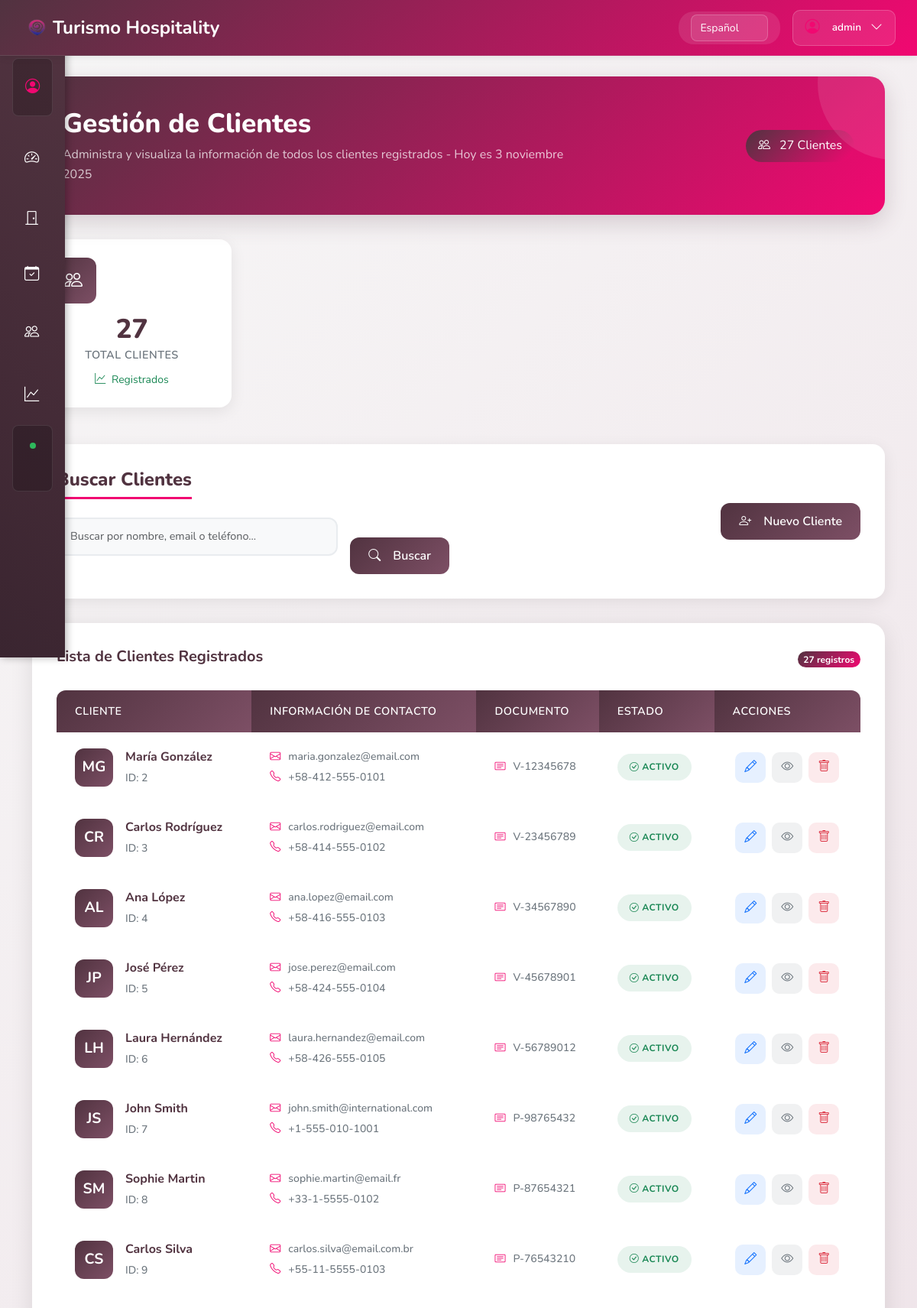
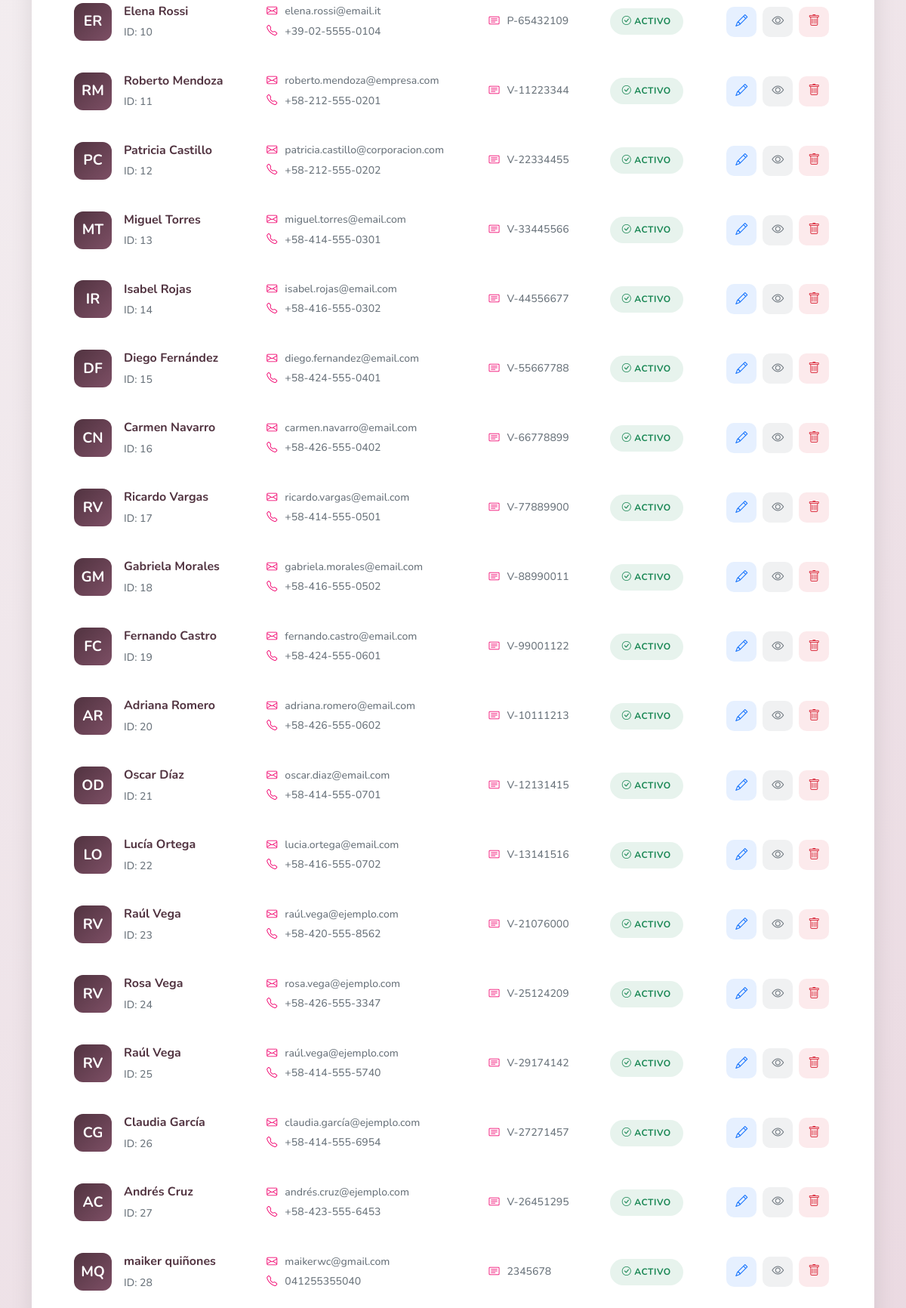
The app's page /es/lista_cliente/ (signed in, upper part) with its own data (2 pictures, top to bottom).
### myapp/models.py (models this page shows, shortened)
class Cliente(models.Model):  # Cambiado a Cliente (singular)
    nombre = models.CharField(max_length=50)
    apellido = models.CharField(max_length=50)
    cedula = models.CharField(max_length=20, unique=True)
    telefono = models.CharField(max_length=15)
    email = models.EmailField(blank=True, null=True)
    class Meta:
        verbose_name = 'Cliente'
        verbose_name_plural = 'Clientes'

### myapp/views.py (the view)
# urls.py: path('lista_cliente/', views.lista_cliente, name='lista_cliente'),
def lista_cliente(request):
    clientes = Cliente.objects.all()
    context = {
        'clientes': clientes,
    }
    return render(request, 'myapp/lista_clientes.html', context)

### myapp/templates/myapp/lista_clientes.html (shortened to what this page needs)
{% load i18n %}
{% load static %}
<!DOCTYPE html>
<html lang="es">
<head>
    <link href="https://cdn.jsdelivr.net/npm/bootstrap@5.3.3/dist/css/bootstrap.min.css" rel="stylesheet">
    <link rel="stylesheet" href="{% static 'css/custom.css' %}">
    <link rel="stylesheet" href="https://cdn.jsdelivr.net/npm/bootstrap-icons@1.11.3/font/bootstrap-icons.min.css">
</head>
<body class="dashboard-main">
    {% include 'includes/navbar.html' %}
    {% include 'includes/sidebar.html' %}
    <main class="container-fluid py-4" style="margin-top: 76px;">
        <div class="container">
            <div class="welcome-banner">
                <div class="row align-items-center">
                    <div class="col-md-8">
                        <h2>{% trans "Gestión de Clientes" %}</h2>
                        <p class="mb-0 opacity-75">{% trans "Administra y visualiza la información de todos los clientes registrados - Hoy es" %} {% now "j F Y" %}</p>
                    </div>
                    <div class="col-md-4 text-end">
                        <div class="bg-primary bg-opacity-20 rounded-pill px-3 py-2 d-inline-block">
                            <i class="bi bi-people me-2"></i>
                            <span>{{ clientes|length }} {% trans "Clientes" %}</span>
                        </div>
                    </div>
                </div>
            </div>
            <div class="row g-4 mb-5">
                <div class="col-xl-3 col-md-6">
                    <div class="stat-card">
                        <div class="stat-icon primary">
                            <i class="bi bi-people"></i>
                        </div>
                        <div class="stat-number">{{ clientes|length }}</div>
                        <div class="stat-label">{% trans "Total Clientes" %}</div>
                        <div class="mt-2">
                            <small class="text-success">
                                <i class="bi bi-graph-up me-1"></i>
                                {% trans "Registrados" %}
                            </small>
                        </div>
                    </div>
                </div>
            </div>
            <div class="actions-card">
                <div class="row align-items-center">
                    <div class="col-md-6">
                        <h3 class="section-title">{% trans "Buscar Clientes" %}</h3>
                        <form method="get" class="search-form">
                            <div class="form-group">
                                <input type="text" name="q" class="form-control" placeholder="Buscar por nombre, email o teléfono..." value="{{ request.GET.q }}">
                            </div>
                            <button type="submit" class="btn btn-primary">
                                <i class="bi bi-search me-2"></i>{% trans "Buscar" %}
                            </button>
                        </form>
                    </div>
                    <div class="col-md-6 text-end">
                        <a href="{% url 'registrar_cliente' %}" class="btn btn-primary">
                            <i class="bi bi-person-plus me-2"></i>{% trans "Nuevo Cliente" %}
                        </a>
                    </div>
                </div>
            </div>
            <div class="clients-card">
                <div class="table-header">
                    <h3 class="table-title">{% trans "Lista de Clientes Registrados" %}</h3>
                    <span class="badge bg-primary rounded-pill">{{ clientes|length }} {% trans "registros" %}</span>
                </div>
                {% if clientes %}
                <div class="table-responsive">
                    <table class="clients-table">
                        <thead>
                            <tr>
                                <th>{% trans "Cliente" %}</th>
                                <th>{% trans "Información de Contacto" %}</th>
                                <th>{% trans "Documento" %}</th>
                                <th>{% trans "Estado" %}</th>
                                <th>{% trans "Acciones" %}</th>
                            </tr>
                        </thead>
                        <tbody>
                            {% for cliente in clientes %}
                            <tr>
                                <td>
                                    <div class="client-info">
                                        <div class="client-avatar">
                                            {{ cliente.nombre|first|upper }}{{ cliente.apellido|first|upper }}
                                        </div>
                                        <div class="client-details">
                                            <div class="client-name">{{ cliente.nombre }} {{ cliente.apellido }}</div>
                                            <div class="client-id">ID: {{ cliente.id }}</div>
                                        </div>
                                    </div>
                                </td>
                                <td>
                                    <div class="contact-info">
                                        <div class="contact-item">
                                            <i class="bi bi-envelope"></i>
                                            {{ cliente.email|default:"not specified" }}
                                        </div>
                                        <div class="contact-item">
                                            <i class="bi bi-telephone"></i>
                                            {{ cliente.telefono|default:"not specified" }}
                                        </div>
                                    </div>
                                </td>
                                <td>
                                    <div class="contact-info">
                                        <div class="contact-item">
                                            <i class="bi bi-card-text"></i>
                                            {{ cliente.cedula|default:"not specified" }}
                                        </div>
                                    </div>
                                </td>
                                <td>
                                    <span class="status-badge status-active">
                                        <i class="bi bi-check-circle me-1"></i>{% trans "Activo" %}
                                    </span>
                                </td>
                                <td>
                                    <div class="action-buttons">
                                        <a href="#" class="btn-action btn-edit" title="Editar cliente">
                                            <i class="bi bi-pencil"></i>
                                        </a>
                                        <a href="#" class="btn-action btn-view" title="Ver detalles">
                                            <i class="bi bi-eye"></i>
                                        </a>
                                        <form action="{% url 'eliminar' cliente.id %}" method="post" class="d-inline" onsubmit="return confirm('¿Estás seguro de que deseas eliminar este cliente?');">
                                            <button type="submit" class="btn-action btn-delete" title="Eliminar cliente">
                                                <i class="bi bi-trash"></i>
                                            </button>
                                        </form>
                                    </div>
                                </td>
                            </tr>
                            {% endfor %}
                        </tbody>
                    </table>
                </div>
                {% endif %}
            </div>
        </div>
    </main>
</body>
</html>

### templates/includes/navbar.html (shortened to what this page needs)
{% load i18n %}
{% load static %}
<nav class="navbar navbar-expand-lg navbar-custom shadow-sm">
    <div class="container-fluid">
        <a class="navbar-brand d-flex align-items-center ms-2" href="{% url 'dashboard' %}">
            <img src="{% static 'images/favicon.png' %}" alt="Logo" style="width:25px; height: 25px;">
            <span class="fw-bold px-2 text-white">{% trans "Turismo Hospitality" %}</span>
        </a>
        <div class="d-flex align-items-center">
            <div class="language-selector me-3">
                <form action="{% url 'set_language' %}" method="post" style="display: inline;">
                    <select class="form-select form-select-sm" name="language" onchange="this.form.submit()">
                        {% get_current_language as LANGUAGE_CODE %}
                        {% get_available_languages as LANGUAGES %}
                        {% for lang_code, lang_name in LANGUAGES %}
                            <option value="{{ lang_code }}" {% if lang_code == LANGUAGE_CODE %}selected{% endif %}>
                                {{ lang_name }}
                            </option>
                        {% endfor %}
                    </select>
                </form>
            </div>
            {% if user.is_authenticated %}
            <div class="dropdown user-menu">
                <button class="btn btn-user d-flex align-items-center" type="button" data-bs-toggle="dropdown">
                    <div class="user-avatar me-2">
                        <i class="bi bi-person-circle"></i>
                    </div>
                    <span class="user-name">{{ user.username }}</span>
                    <i class="bi bi-chevron-down ms-1"></i>
                </button>
            </div>
            {% else %}
            <div class="auth-buttons">
                <a href="{% url 'login' %}" class="btn btn-login me-2">{% trans "Ingresar" %}</a>
                <a href="{% url 'register' %}" class="btn btn-register">{% trans "Ingresar" %}</a>
            </div>
            {% endif %}
        </div>
    </div>
</nav>

### static/css/custom.css (style rules this page uses)
:root { --primary-color: #513340; --secondary-color: #F10871; --accent-color: #7d4f65; --light-bg: #f8f9fa; --text-dark: #2c3e50; --text-light: #6c757d; --white: #ffffff; --gradient-primary: linear-gradient(135deg, var(--primary-color) 0%, var(--secondary-color) 100%); --gradient-light: linear-gradient(135deg, #f7f7f7 0%, #ead9e1 100%); --gradient-body: linear-gradient(135deg, #f8f9fa 0%, #e9ecef 50%, #f8f9fa 100%); --shadow-sm: 0 2px 10px rgba(0, 0, 0, 0.08); --shadow-md: 0 5px 20px rgba(0, 0, 0, 0.12); --shadow-lg: 0 10px 30px rgba(0, 0, 0, 0.15); --border-radius: 16px; --transition: all 0.3s ease; }
* { margin: 0; padding: 0; box-sizing: border-box; }
body { font-family: 'Nunito', sans-serif; background: var(--gradient-body); color: var(--text-dark); line-height: 1.6; overflow-x: hidden; }
a { text-decoration: none; color: inherit; transition: var(--transition); }
.navbar { background: var(--gradient-primary) !important; padding: 1rem 0; box-shadow: var(--shadow-md); transition: var(--transition); }
.navbar-brand { font-weight: 800; font-size: 1.5rem !important; color: var(--white) !important; }
.language-selector { background: rgba(255, 255, 255, 0.1) !important; border: none !important; color: var(--white) !important; border-radius: 20px !important; padding: 0.25rem 1rem !important; }
.language-selector option { background: var(--primary-color); color: var(--white); }
.btn { font-weight: 700; border-radius: 50px; padding: 0.75rem 2rem; transition: var(--transition); border: none; display: inline-flex; align-items: center; justify-content: center; gap: 0.5rem; }
.btn-primary { background: var(--gradient-primary); color: var(--white); }
.stat-card { text-align: center; padding: 2rem 1rem; transition: var(--transition); }
.stat-number { font-size: 3rem; font-weight: 800; color: var(--primary-color); margin-bottom: 0.5rem; line-height: 1; }
.stat-label { font-weight: 600; color: var(--accent-color); text-transform: uppercase; font-size: 0.9rem; letter-spacing: 1px; }
.section-title { font-size: 2.5rem; font-weight: 800; color: var(--primary-color); margin-bottom: 1rem; text-align: center; }
.bg-primary { background: var(--gradient-primary) !important; }
.shadow-sm { box-shadow: var(--shadow-sm) !important; }
.form-group { margin-bottom: 1.5rem; position: relative; }
.form-control { border: 2px solid #e9ecef; border-radius: 12px; padding: 0.75rem 1rem 0.75rem 3rem; font-size: 1rem; transition: var(--transition); width: 100%; background: var(--light-bg); }

### templates/includes/navbar.html (style rules this page uses)
.navbar-custom { background: linear-gradient(135deg, #513340 0%, #7d4f65 100%); padding: 0.75rem 1rem; position: fixed; top: 0; left: 0; right: 0; z-index: 1030; border-bottom: 1px solid rgba(255, 255, 255, 0.1); }
.language-selector .form-select { background: rgba(255, 255, 255, 0.1); border: 1px solid rgba(255, 255, 255, 0.2); color: white; border-radius: 8px; font-size: 0.875rem; padding: 0.375rem 2.25rem 0.375rem 0.75rem; }
.language-selector .form-select option { background: #513340; color: white; }
.btn-user { background: rgba(255, 255, 255, 0.1); border: 1px solid rgba(255, 255, 255, 0.2); color: white; border-radius: 10px; padding: 0.5rem 1rem; transition: all 0.3s ease; }
.user-avatar { font-size: 0.2rem; }
.user-name { font-weight: 600; }

### templates/includes/sidebar.html (style rules this page uses)
.user-avatar { font-size: 1.2rem; color: #F10871; }
.user-name { color: white; font-size: 0.85rem; white-space: nowrap; }

### records on screen
Cliente: nombre|first "M", apellido|first "G", nombre "María", apellido "González", id "2", email "maria.gonzalez@email.com", telefono "+58-412-555-0101", cedula "V-12345678"
Cliente: nombre|first "C", apellido|first "R", nombre "Carlos", apellido "Rodríguez", id "3", email "carlos.rodriguez@email.com", telefono "+58-414-555-0102", cedula "V-23456789"
Cliente: nombre|first "A", apellido|first "L", nombre "Ana", apellido "López", id "4", email "ana.lopez@email.com", telefono "+58-416-555-0103", cedula "V-34567890"
Cliente: nombre|first "J", apellido|first "P", nombre "José", apellido "Pérez", id "5", email "jose.perez@email.com", telefono "+58-424-555-0104", cedula "V-45678901"
Cliente: nombre|first "L", apellido|first "H", nombre "Laura", apellido "Hernández", id "6", email "laura.hernandez@email.com", telefono "+58-426-555-0105", cedula "V-56789012"
Cliente: nombre|first "J", apellido|first "S", nombre "John", apellido "Smith", id "7", email "john.smith@international.com", telefono "+1-555-010-1001", cedula "P-98765432"
Cliente: nombre|first "S", apellido|first "M", nombre "Sophie", apellido "Martin", id "8", email "sophie.martin@email.fr", telefono "+33-1-5555-0102", cedula "P-87654321"
Cliente: nombre|first "C", apellido|first "S", nombre "Carlos", apellido "Silva", id "9", email "carlos.silva@email.com.br", telefono "+55-11-5555-0103", cedula "P-76543210"
Cliente: nombre|first "E", apellido|first "R", nombre "Elena", apellido "Rossi", id "10", email "elena.rossi@email.it", telefono "+39-02-5555-0104", cedula "P-65432109"
Cliente: nombre|first "R", apellido|first "M", nombre "Roberto", apellido "Mendoza", id "11", email "roberto.mendoza@empresa.com", telefono "+58-212-555-0201", cedula "V-11223344"
Cliente: nombre|first "P", apellido|first "C", nombre "Patricia", apellido "Castillo", id "12", email "patricia.castillo@corporacion.com", telefono "+58-212-555-0202", cedula "V-22334455"
Cliente: nombre|first "M", apellido|first "T", nombre "Miguel", apellido "Torres", id "13", email "miguel.torres@email.com", telefono "+58-414-555-0301", cedula "V-33445566"
Cliente: nombre|first "I", apellido|first "R", nombre "Isabel", apellido "Rojas", id "14", email "isabel.rojas@email.com", telefono "+58-416-555-0302", cedula "V-44556677"
Cliente: nombre|first "D", apellido|first "F", nombre "Diego", apellido "Fernández", id "15", email "diego.fernandez@email.com", telefono "+58-424-555-0401", cedula "V-55667788"
Cliente: nombre|first "C", apellido|first "N", nombre "Carmen", apellido "Navarro", id "16", email "carmen.navarro@email.com", telefono "+58-426-555-0402", cedula "V-66778899"
Cliente: nombre|first "R", apellido|first "V", nombre "Ricardo", apellido "Vargas", id "17", email "ricardo.vargas@email.com", telefono "+58-414-555-0501", cedula "V-77889900"
Cliente: nombre|first "G", apellido|first "M", nombre "Gabriela", apellido "Morales", id "18", email "gabriela.morales@email.com", telefono "+58-416-555-0502", cedula "V-88990011"
Cliente: nombre|first "F", apellido|first "C", nombre "Fernando", apellido "Castro", id "19", email "fernando.castro@email.com", telefono "+58-424-555-0601", cedula "V-99001122"
Cliente: nombre|first "A", apellido|first "R", nombre "Adriana", apellido "Romero", id "20", email "adriana.romero@email.com", telefono "+58-426-555-0602", cedula "V-10111213"
Cliente: nombre|first "O", apellido|first "D", nombre "Oscar", apellido "Díaz", id "21", email "oscar.diaz@email.com", telefono "+58-414-555-0701", cedula "V-12131415"
Cliente: nombre|first "L", apellido|first "O", nombre "Lucía", apellido "Ortega", id "22", email "lucia.ortega@email.com", telefono "+58-416-555-0702", cedula "V-13141516"
Cliente: nombre|first "R", apellido|first "V", nombre "Raúl", apellido "Vega", id "23", email "raúl.vega@ejemplo.com", telefono "+58-420-555-8562", cedula "V-21076000"
Cliente: nombre|first "R", apellido|first "V", nombre "Rosa", apellido "Vega", id "24", email "rosa.vega@ejemplo.com", telefono "+58-426-555-3347", cedula "V-25124209"
Cliente: nombre|first "R", apellido|first "V", nombre "Raúl", apellido "Vega", id "25", email "raúl.vega@ejemplo.com", telefono "+58-414-555-5740", cedula "V-29174142"
Cliente: nombre|first "C", apellido|first "G", nombre "Claudia", apellido "García", id "26", email "claudia.garcía@ejemplo.com", telefono "+58-414-555-6954", cedula "V-27271457"
Cliente: nombre|first "A", apellido|first "C", nombre "Andrés", apellido "Cruz", id "27", email "andrés.cruz@ejemplo.com", telefono "+58-423-555-6453", cedula "V-26451295"
Cliente: nombre|first "M", apellido|first "Q", nombre "maiker", apellido "quiñones", id "28", email "maikerwc@gmail.com", telefono "041255355040", cedula "2345678"

### other values on screen
{{ user.username }} "admin"
{{ clientes|length }} "27"
form field language "Español"
